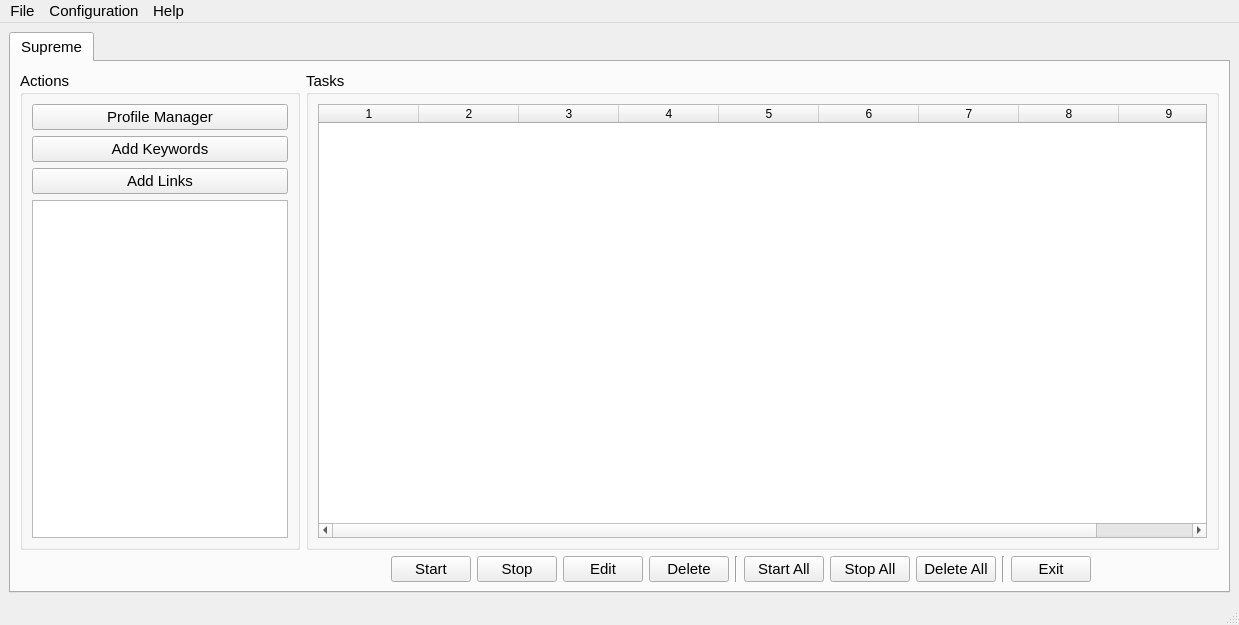
<?xml version="1.0" encoding="UTF-8"?>
<ui version="4.0">
 <class>mainWindow</class>
 <widget class="QMainWindow" name="mainWindow">
  <property name="enabled">
   <bool>true</bool>
  </property>
  <property name="geometry">
   <rect>
    <x>0</x>
    <y>0</y>
    <width>1239</width>
    <height>625</height>
   </rect>
  </property>
  <property name="font">
   <font>
    <pointsize>11</pointsize>
   </font>
  </property>
  <property name="windowTitle">
   <string>Shopping Bot</string>
  </property>
  <property name="windowIcon">
   <iconset>
    <normaloff>C:/Users/Admin/Downloads/34649764Untitled-3-512.png</normaloff>C:/Users/Admin/Downloads/34649764Untitled-3-512.png</iconset>
  </property>
  <widget class="QWidget" name="centralwidget">
   <layout class="QHBoxLayout" name="horizontalLayout">
    <item>
     <widget class="QTabWidget" name="tabWidget">
      <property name="enabled">
       <bool>true</bool>
      </property>
      <property name="currentIndex">
       <number>0</number>
      </property>
      <widget class="QWidget" name="tab">
       <attribute name="title">
        <string>Supreme</string>
       </attribute>
       <layout class="QGridLayout" name="gridLayout">
        <item row="2" column="8">
         <widget class="Line" name="line">
          <property name="orientation">
           <enum>Qt::Vertical</enum>
          </property>
         </widget>
        </item>
        <item row="2" column="6">
         <widget class="QPushButton" name="btnEdit">
          <property name="text">
           <string>Edit</string>
          </property>
         </widget>
        </item>
        <item row="0" column="2" rowspan="2" colspan="15">
         <widget class="QGroupBox" name="groupBox_3">
          <property name="title">
           <string>Tasks</string>
          </property>
          <layout class="QGridLayout" name="gridLayout_5">
           <item row="0" column="0">
            <widget class="QTableWidget" name="tbListTask">
             <property name="enabled">
              <bool>true</bool>
             </property>
             <property name="editTriggers">
              <set>QAbstractItemView::NoEditTriggers</set>
             </property>
             <property name="selectionBehavior">
              <enum>QAbstractItemView::SelectRows</enum>
             </property>
             <property name="sortingEnabled">
              <bool>true</bool>
             </property>
             <property name="cornerButtonEnabled">
              <bool>true</bool>
             </property>
             <property name="columnCount">
              <number>9</number>
             </property>
             <attribute name="horizontalHeaderVisible">
              <bool>true</bool>
             </attribute>
             <attribute name="horizontalHeaderHighlightSections">
              <bool>true</bool>
             </attribute>
             <attribute name="horizontalHeaderStretchLastSection">
              <bool>true</bool>
             </attribute>
             <attribute name="verticalHeaderVisible">
              <bool>false</bool>
             </attribute>
             <attribute name="verticalHeaderHighlightSections">
              <bool>true</bool>
             </attribute>
             <column/>
             <column/>
             <column/>
             <column/>
             <column/>
             <column/>
             <column/>
             <column/>
             <column/>
            </widget>
           </item>
          </layout>
         </widget>
        </item>
        <item row="2" column="9">
         <widget class="QPushButton" name="btnStartAll">
          <property name="text">
           <string>Start All</string>
          </property>
         </widget>
        </item>
        <item row="2" column="10">
         <widget class="QPushButton" name="btnStopAll">
          <property name="text">
           <string>Stop All</string>
          </property>
         </widget>
        </item>
        <item row="2" column="11">
         <widget class="QPushButton" name="btnDeleteAll">
          <property name="text">
           <string>Delete All</string>
          </property>
         </widget>
        </item>
        <item row="2" column="4">
         <widget class="QPushButton" name="btnStart">
          <property name="font">
           <font>
            <pointsize>11</pointsize>
           </font>
          </property>
          <property name="text">
           <string>Start</string>
          </property>
         </widget>
        </item>
        <item row="0" column="0" rowspan="2" colspan="2">
         <widget class="QGroupBox" name="groupBox">
          <property name="enabled">
           <bool>true</bool>
          </property>
          <property name="layoutDirection">
           <enum>Qt::LeftToRight</enum>
          </property>
          <property name="autoFillBackground">
           <bool>false</bool>
          </property>
          <property name="title">
           <string>Actions</string>
          </property>
          <property name="alignment">
           <set>Qt::AlignLeading|Qt::AlignLeft|Qt::AlignTop</set>
          </property>
          <layout class="QGridLayout" name="gridLayout_2">
           <property name="sizeConstraint">
            <enum>QLayout::SetDefaultConstraint</enum>
           </property>
           <property name="leftMargin">
            <number>9</number>
           </property>
           <item row="0" column="0">
            <widget class="QPushButton" name="btnProfileManager">
             <property name="text">
              <string>Profile Manager</string>
             </property>
            </widget>
           </item>
           <item row="1" column="0">
            <widget class="QPushButton" name="btnAddKeyword">
             <property name="toolTip">
              <string>&lt;html&gt;&lt;head/&gt;&lt;body&gt;&lt;p&gt;Add new monitoring keyword&lt;/p&gt;&lt;/body&gt;&lt;/html&gt;</string>
             </property>
             <property name="text">
              <string>Add Keywords</string>
             </property>
            </widget>
           </item>
           <item row="2" column="0">
            <widget class="QPushButton" name="btnAddLink">
             <property name="toolTip">
              <string>&lt;html&gt;&lt;head/&gt;&lt;body&gt;&lt;p&gt;Add new monitoring link&lt;/p&gt;&lt;/body&gt;&lt;/html&gt;</string>
             </property>
             <property name="text">
              <string>Add Links</string>
             </property>
            </widget>
           </item>
           <item row="3" column="0">
            <widget class="QPlainTextEdit" name="txtConsole">
             <property name="autoFillBackground">
              <bool>true</bool>
             </property>
            </widget>
           </item>
          </layout>
         </widget>
        </item>
        <item row="2" column="13">
         <widget class="QPushButton" name="btnExit">
          <property name="text">
           <string>Exit</string>
          </property>
         </widget>
        </item>
        <item row="2" column="5">
         <widget class="QPushButton" name="btnStop">
          <property name="text">
           <string>Stop</string>
          </property>
         </widget>
        </item>
        <item row="2" column="7">
         <widget class="QPushButton" name="btnDelete">
          <property name="text">
           <string>Delete</string>
          </property>
         </widget>
        </item>
        <item row="2" column="12">
         <widget class="Line" name="line_2">
          <property name="orientation">
           <enum>Qt::Vertical</enum>
          </property>
         </widget>
        </item>
       </layout>
      </widget>
     </widget>
    </item>
   </layout>
  </widget>
  <widget class="QMenuBar" name="menubar">
   <property name="geometry">
    <rect>
     <x>0</x>
     <y>0</y>
     <width>1239</width>
     <height>26</height>
    </rect>
   </property>
   <widget class="QMenu" name="menuFIle">
    <property name="title">
     <string>File</string>
    </property>
    <addaction name="actionProfile_Manager"/>
    <addaction name="actionExit"/>
   </widget>
   <widget class="QMenu" name="menuConfiguration">
    <property name="title">
     <string>Configuration</string>
    </property>
   </widget>
   <widget class="QMenu" name="menuHelp">
    <property name="title">
     <string>Help</string>
    </property>
    <addaction name="actionCheck_for_update"/>
    <addaction name="actionAbout"/>
   </widget>
   <addaction name="menuFIle"/>
   <addaction name="menuConfiguration"/>
   <addaction name="menuHelp"/>
  </widget>
  <widget class="QStatusBar" name="statusbar"/>
  <action name="actionProfile_Manager">
   <property name="text">
    <string>Profile Manager</string>
   </property>
  </action>
  <action name="actionExit">
   <property name="text">
    <string>Exit</string>
   </property>
  </action>
  <action name="actionCheck_for_update">
   <property name="text">
    <string>Check for update</string>
   </property>
  </action>
  <action name="actionAbout">
   <property name="text">
    <string>About</string>
   </property>
  </action>
 </widget>
 <tabstops>
  <tabstop>btnAddKeyword</tabstop>
  <tabstop>btnAddLink</tabstop>
  <tabstop>btnStart</tabstop>
  <tabstop>btnStop</tabstop>
  <tabstop>btnEdit</tabstop>
  <tabstop>btnDelete</tabstop>
  <tabstop>btnStartAll</tabstop>
  <tabstop>btnStopAll</tabstop>
  <tabstop>btnDeleteAll</tabstop>
  <tabstop>btnExit</tabstop>
  <tabstop>tabWidget</tabstop>
  <tabstop>tbListTask</tabstop>
 </tabstops>
 <resources/>
 <connections>
  <connection>
   <sender>actionExit</sender>
   <signal>triggered()</signal>
   <receiver>mainWindow</receiver>
   <slot>close()</slot>
   <hints>
    <hint type="sourcelabel">
     <x>-1</x>
     <y>-1</y>
    </hint>
    <hint type="destinationlabel">
     <x>619</x>
     <y>312</y>
    </hint>
   </hints>
  </connection>
  <connection>
   <sender>tbListTask</sender>
   <signal>itemDoubleClicked(QTableWidgetItem*)</signal>
   <receiver>btnEdit</receiver>
   <slot>click()</slot>
   <hints>
    <hint type="sourcelabel">
     <x>762</x>
     <y>321</y>
    </hint>
    <hint type="destinationlabel">
     <x>602</x>
     <y>565</y>
    </hint>
   </hints>
  </connection>
 </connections>
</ui>
